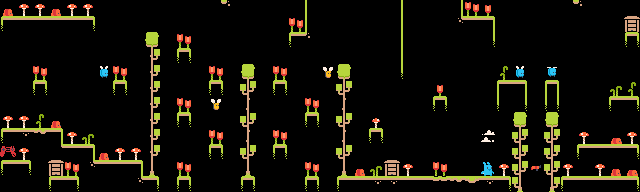

Below is a game level as drawn by its tile map, then a one-line description and the .tmx file that defines it, in full:
An orthogonal 40x12 tile map with 16x16 px tiles, 2 tile layers (tiles, chars).

<map version="1.4" tiledversion="1.4.2" orientation="orthogonal" renderorder="right-down" width="40" height="12" tilewidth="16" tileheight="16" infinite="0" nextlayerid="3" nextobjectid="1">
 <properties>
  <property name="title" value="Bee Kind" />
 </properties>
 <tileset firstgid="1" source="tilemap.tsx" />
 <layer id="1" name="tiles" width="40" height="12">
  <data encoding="csv">
0,0,0,0,0,0,0,0,0,0,0,0,0,0,0,0,0,0,0,0,0,0,0,0,0,0,0,0,0,0,0,0,0,0,0,0,0,0,0,0,
28,5,5,5,5,29,0,0,0,0,0,0,0,0,0,0,0,0,0,0,0,0,0,0,0,0,0,0,0,0,0,0,0,0,0,0,0,0,0,0,
0,0,0,0,0,0,0,0,0,39,0,0,0,0,0,0,0,0,0,0,0,0,0,0,0,0,0,0,0,0,0,0,0,0,0,0,0,0,0,10,
0,0,0,0,0,0,0,0,0,50,0,0,0,0,0,0,0,0,0,0,0,0,0,0,0,0,0,0,0,0,0,0,0,0,0,0,0,0,0,0,
0,0,0,0,0,0,0,0,0,50,0,0,0,0,0,39,0,0,0,0,0,39,0,0,0,0,0,0,0,0,0,0,0,0,0,0,0,0,0,0,
0,0,10,0,0,0,0,10,0,50,0,0,0,0,0,0,0,0,0,0,0,0,0,0,0,0,0,0,0,0,0,4,6,0,20,0,0,0,0,0,
0,0,0,0,0,0,0,0,0,50,0,0,0,0,0,0,0,0,0,0,0,0,0,0,0,0,0,10,0,0,0,0,19,0,30,0,0,0,28,29,
0,0,0,0,0,0,0,0,0,50,0,0,0,0,0,0,0,0,0,0,0,0,0,0,0,0,0,0,0,0,0,0,39,0,39,0,0,0,0,0,
0,8,22,6,0,0,0,0,0,50,0,0,0,0,0,0,0,0,0,0,0,0,0,0,0,0,0,0,0,0,13,0,40,0,40,0,0,0,0,0,
0,0,0,0,5,6,0,0,0,50,0,0,0,0,0,0,0,0,0,0,0,0,0,0,0,0,0,0,0,0,0,0,40,0,40,0,28,5,5,29,
0,0,0,0,0,0,5,5,6,59,0,0,0,0,0,0,0,0,0,0,0,0,0,0,0,0,0,0,0,0,0,0,40,0,40,0,0,0,0,0,
0,0,0,0,0,0,0,0,27,29,0,0,0,0,0,10,0,0,0,0,0,28,5,8,8,5,5,21,22,23,8,29,58,0,60,28,5,5,5,29
</data>
 </layer>
 <layer id="2" name="chars" width="40" height="12">
  <data encoding="csv">
56,31,31,56,31,31,0,0,0,0,0,0,0,25,26,0,0,0,0,14,0,0,0,0,0,14,0,0,16,33,34,0,0,0,0,25,26,0,0,0,
0,0,0,0,0,0,0,0,0,0,0,0,0,0,0,0,0,0,33,14,0,0,0,0,0,14,0,0,27,5,6,0,0,0,0,0,0,0,0,37,
0,0,0,0,0,0,0,0,0,0,0,33,0,0,0,0,0,0,28,26,0,0,0,0,0,14,0,0,0,0,19,0,0,0,0,0,0,0,0,0,
0,0,0,0,0,0,0,0,0,0,0,10,0,0,0,0,0,0,0,0,0,0,0,0,0,14,0,0,0,0,0,0,0,0,0,0,0,0,0,0,
0,0,33,0,0,0,54,33,0,0,0,0,0,33,0,0,0,33,0,0,52,0,0,0,0,17,0,0,0,0,0,36,54,0,55,0,0,0,0,0,
0,0,0,0,0,0,0,0,0,0,0,0,0,10,0,40,0,10,0,0,0,40,0,0,0,0,0,34,0,0,0,0,0,0,0,0,0,0,35,36,
0,0,0,0,0,0,0,0,0,0,0,33,0,52,0,49,0,0,0,33,0,49,0,0,0,0,0,0,0,0,0,17,0,0,0,0,0,0,0,0,
31,31,36,56,0,0,0,0,0,0,0,10,0,0,0,40,0,0,0,10,0,40,0,32,0,0,0,0,0,0,0,0,0,0,0,0,0,0,0,0,
28,0,0,0,31,35,0,0,0,0,0,0,0,33,0,49,0,33,0,0,0,49,0,10,0,0,0,0,0,0,0,0,0,0,0,0,31,0,57,31,
11,31,0,25,0,0,56,31,31,0,0,0,0,10,0,40,0,10,0,0,0,40,0,0,0,0,0,0,0,0,0,0,0,0,0,0,0,0,0,0,
28,29,0,37,33,27,0,0,0,0,0,33,0,0,0,59,0,0,0,33,0,59,56,35,37,31,0,33,0,0,46,31,0,51,0,31,0,31,56,57,
0,0,0,28,29,0,0,0,0,0,0,10,0,0,0,0,0,0,0,10,0,0,0,0,0,18,0,0,0,0,0,0,0,0,0,0,0,0,0,0
</data>
 </layer>
</map>
